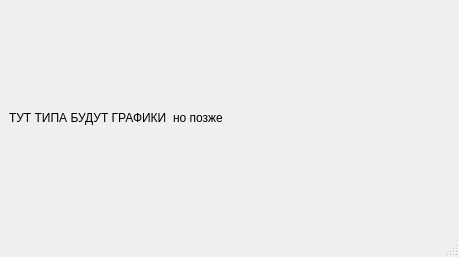
<?xml version="1.0" encoding="UTF-8"?>
<ui version="4.0">
 <class>History</class>
 <widget class="QMainWindow" name="History">
  <property name="geometry">
   <rect>
    <x>0</x>
    <y>0</y>
    <width>459</width>
    <height>257</height>
   </rect>
  </property>
  <property name="windowTitle">
   <string>MainWindow</string>
  </property>
  <widget class="QWidget" name="centralwidget">
   <layout class="QVBoxLayout" name="verticalLayout">
    <item>
     <widget class="QLabel" name="label">
      <property name="text">
       <string>ТУТ ТИПА БУДУТ ГРАФИКИ  но позже</string>
      </property>
     </widget>
    </item>
   </layout>
  </widget>
  <widget class="QMenuBar" name="menubar">
   <property name="geometry">
    <rect>
     <x>0</x>
     <y>0</y>
     <width>459</width>
     <height>21</height>
    </rect>
   </property>
  </widget>
  <widget class="QStatusBar" name="statusbar"/>
 </widget>
 <resources/>
 <connections/>
</ui>
